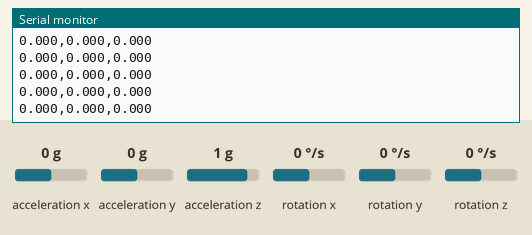
Recording of a sketch running on a simulated Arduino Uno, built with avr-gcc and run on an emulated ATmega328P. Shown: the last lines printed to the serial monitor. Wiring (inferred from the names in the program): MPU-6050 motion sensor at I2C address 0x68. The inputs (shaded band) are chosen by the test bench; at power-on: acceleration y 0 g, acceleration x 0 g, rotation y 0 °/s, acceleration z 1 g, rotation x 0 °/s, rotation z 0 °/s.

Above: at 3.5 s.
3.6 s: acceleration y set to 0.8 g
At 4.7 s:
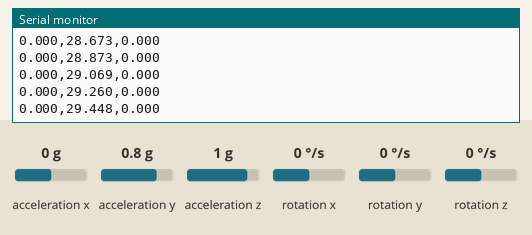
6.6 s: acceleration x set to -1.4 g
At 7.7 s:
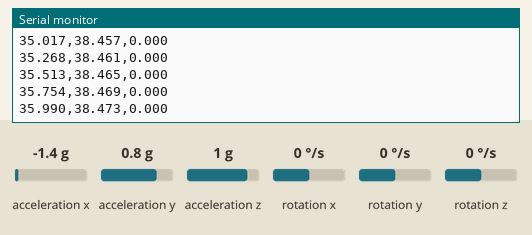
8.1 s: rotation y set to -192 °/s
At 9.1 s:
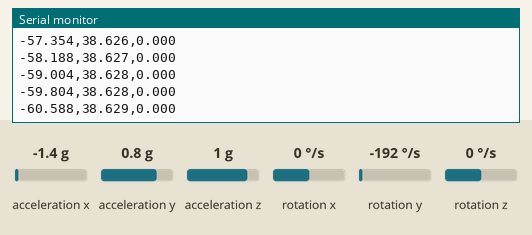
11.1 s: acceleration z set to -1.4 g
At 12.2 s:
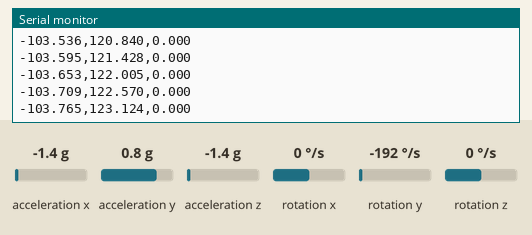
12.6 s: rotation x set to -192 °/s
At 13.1 s:
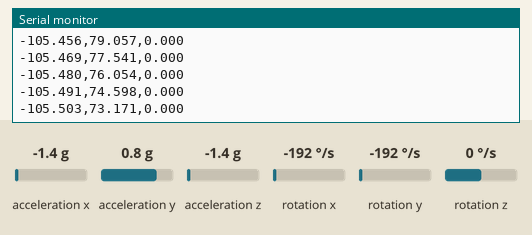
Timing chart, 0 to 15.1 s (numbered marks = the images above; inputs shaded):
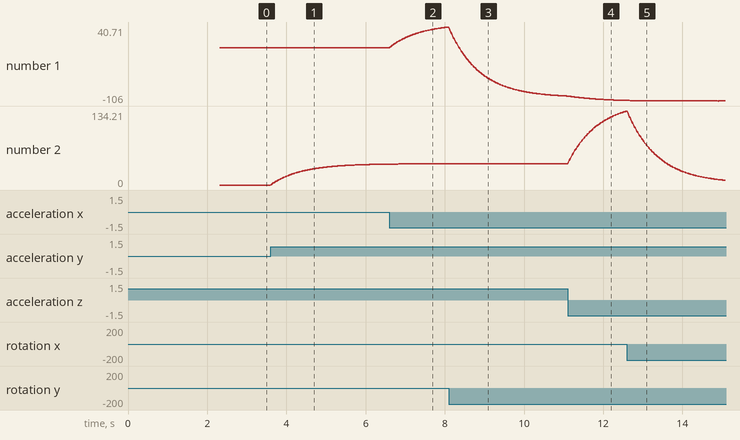

Measured:
- after the input at 3.6 s, the serial monitor: prints a new line at once (image 1)
- plotted number 2: 0 → 37.89 after the input at 3.6 s

The sketch:

pitch_roll_yaw.ino
```cpp
#include <Wire.h>
// MPU6050 registers
#define MPU_ADDR 0x68
#define REG_PWR_MGMT_1 0x6B
#define REG_ACCEL_XOUT_H 0x3B
#define REG_GYRO_XOUT_H  0x43
// Sensitivities (default full-scale): ±2g, ±250°/s
const float ACCEL_SENS = 16384.0; // LSB/g
const float GYRO_SENS  = 131.0;   // LSB/(°/s)
float roll = 0.0f;   // X
float pitch = 0.0f;  // Y
float yaw = 0.0f;    // Z (new)
float gx_bias = 0, gy_bias = 0, gz_bias = 0;
unsigned long lastMicros = 0;
const float alpha = 0.98f; // Complementary filter factor
int16_t read16(int reg) {
  Wire.beginTransmission(MPU_ADDR);
  Wire.write(reg);
  Wire.endTransmission(false);
  Wire.requestFrom(MPU_ADDR, 2, true);
  int16_t hi = Wire.read();
  int16_t lo = Wire.read();
  return (hi << 8) | lo;
}
void readMPU(float &ax, float &ay, float &az, float &gx, float &gy, float &gz) {
  int16_t rawAX = read16(REG_ACCEL_XOUT_H);
  int16_t rawAY = read16(REG_ACCEL_XOUT_H + 2);
  int16_t rawAZ = read16(REG_ACCEL_XOUT_H + 4);
  int16_t rawGX = read16(REG_GYRO_XOUT_H);
  int16_t rawGY = read16(REG_GYRO_XOUT_H + 2);
  int16_t rawGZ = read16(REG_GYRO_XOUT_H + 4);
  ax = (float)rawAX / ACCEL_SENS;
  ay = (float)rawAY / ACCEL_SENS;
  az = (float)rawAZ / ACCEL_SENS;
  gx = (float)rawGX / GYRO_SENS;
  gy = (float)rawGY / GYRO_SENS;
  gz = (float)rawGZ / GYRO_SENS;
  gx -= gx_bias;
  gy -= gy_bias;
  gz -= gz_bias;
}
void calibrateGyro(int samples = 500) {
  long sumX = 0, sumY = 0, sumZ = 0;
  for (int i = 0; i < samples; i++) {
    int16_t rawGX = read16(REG_GYRO_XOUT_H);
    int16_t rawGY = read16(REG_GYRO_XOUT_H + 2);
    int16_t rawGZ = read16(REG_GYRO_XOUT_H + 4);
    sumX += rawGX;
    sumY += rawGY;
    sumZ += rawGZ;
    delay(2);
  }
  gx_bias = (sumX / (float)samples) / GYRO_SENS;
  gy_bias = (sumY / (float)samples) / GYRO_SENS;
  gz_bias = (sumZ / (float)samples) / GYRO_SENS;
}
void setup() {
  Serial.begin(115200);
  Wire.begin();
  Wire.beginTransmission(MPU_ADDR);
  Wire.write(REG_PWR_MGMT_1);
  Wire.write(0x00);
  Wire.endTransmission(true);
  delay(100);
  calibrateGyro(600);
  // Seed roll/pitch from accelerometer
  float ax, ay, az, gx, gy, gz;
  readMPU(ax, ay, az, gx, gy, gz);
  float acc_roll  = atan2(ay, az) * 180.0 / PI;
  float acc_pitch = atan2(-ax, sqrt(ay * ay + az * az)) * 180.0 / PI;
  roll = acc_roll;
  pitch = acc_pitch;
  yaw = 0.0f; // Initialize yaw to 0 (no magnetometer for absolute heading)
  lastMicros = micros();
}
void loop() {
  float ax, ay, az, gx, gy, gz;
  readMPU(ax, ay, az, gx, gy, gz);
  unsigned long now = micros();
  float dt = (now - lastMicros) / 1e6; // seconds
  lastMicros = now;
  // Accel-only angles for roll and pitch
  float acc_roll  = atan2(ay, az) * 180.0 / PI;
  float acc_pitch = atan2(-ax, sqrt(ay * ay + az * az)) * 180.0 / PI;
  // Integrate gyro: gyroX≈roll-rate, gyroY≈pitch-rate, gyroZ≈yaw-rate
  float roll_gyro  = roll  + gx * dt;
  float pitch_gyro = pitch + gy * dt;
  float yaw_gyro   = yaw   + gz * dt;
  // Complementary filter for roll and pitch; yaw uses gyro only
  roll  = alpha * roll_gyro  + (1.0f - alpha) * acc_roll;
  pitch = alpha * pitch_gyro + (1.0f - alpha) * acc_pitch;
  yaw   = yaw_gyro; // No accelerometer correction for yaw (no magnetometer)
  // Stream CSV: pitch,roll,yaw (degrees)
  Serial.print(pitch, 3); Serial.print(",");
  Serial.print(roll, 3); Serial.print(",");
  Serial.println(yaw, 3);
  delay(10); // ~100 Hz loop
}
```
